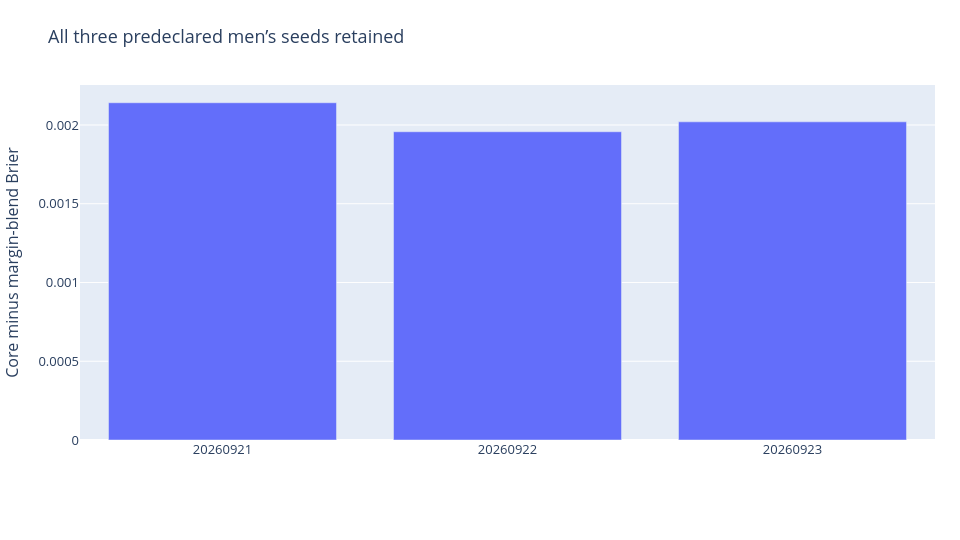

The notebook cell saved with this chart:
### Code cell
seeds=pd.DataFrame(r['seeds']);seeds['gain']=p['core']-seeds.brier;display(seeds)
chart('seeds','All three predeclared men’s seeds retained',seeds.seed.astype(str).tolist(),{'Brier reduction':seeds.gain.tolist()},'Core minus margin-blend Brier')

### Figure 1 — Plotly figure (JSON) as saved in the notebook; plotly's stock layout.template omitted (floating-point values rounded to 4 significant figures)
{"data": [{"name": "Brier reduction", "type": "bar", "x": ["20260921", "20260922", "20260923"], "y": [0.002141, 0.001957, 0.00202]}], "layout": {"barmode": "group", "font": {"size": 13}, "height": 540, "legend": {"orientation": "h", "y": -0.25}, "margin": {"b": 100, "l": 75, "r": 25, "t": 85}, "title": {"text": "All three predeclared men’s seeds retained"}, "width": 960, "yaxis": {"title": {"text": "Core minus margin-blend Brier"}}}}
